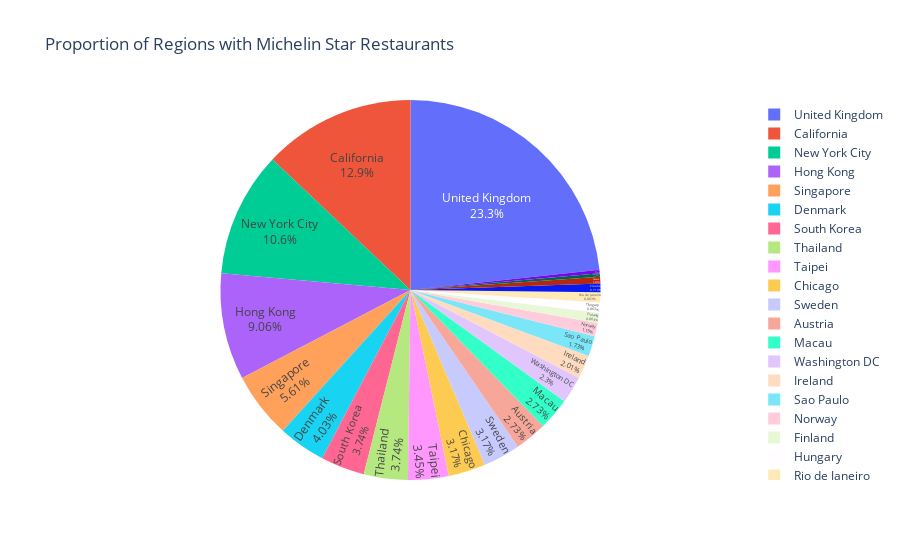

Notebook cell for this chart:
### Code cell
#Proportion of regions with michelin star restaurants
fig0 = px.pie(df, names='region', 
              title='Proportion of Regions with Michelin Star Restaurants',
             hover_data = ['region'])
fig0.update_traces(textposition = 'inside', textinfo='percent+label')
#plotly.offline.plot(fig0, filename='fig0.html')
fig0.show()

### Figure 1 — Plotly figure (JSON) as saved in the notebook; plotly's stock layout.template omitted (floating-point values rounded to 4 significant figures; data arrays with more than 128 entries replaced by an {"elided": "..."} marker saying what was removed)
{"data": [{"customdata": {"elided": "695x1 str values"}, "domain": {"x": [0, 1], "y": [0, 1]}, "hovertemplate": "region=%{customdata[0]}<extra></extra>", "labels": {"elided": "695 str values"}, "legendgroup": "", "name": "", "showlegend": true, "textinfo": "percent+label", "textposition": "inside", "type": "pie"}], "layout": {"legend": {"tracegroupgap": 0}, "title": {"text": "Proportion of Regions with Michelin Star Restaurants"}}}
